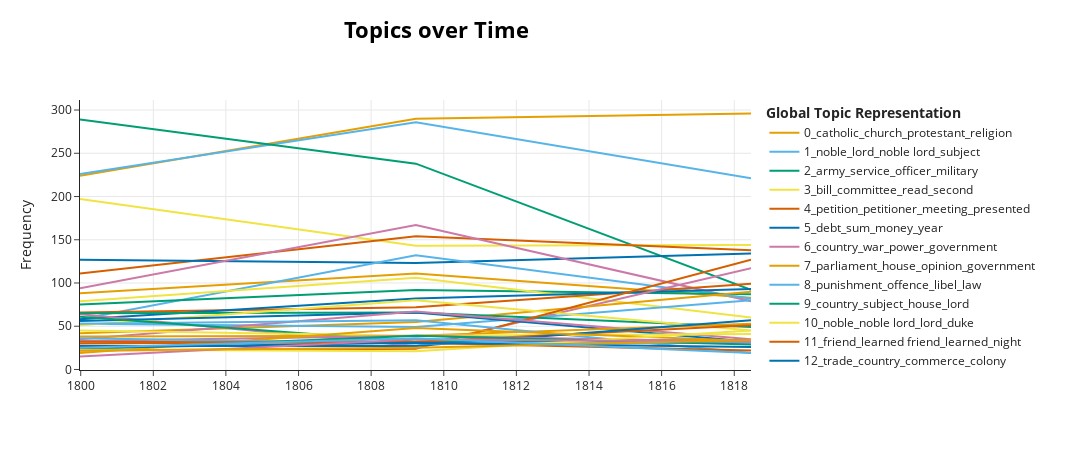

The notebook cell this image was saved under:
### Code cell
#model.visualize_topics_over_time(topics_over_time, top_n_topics=5)
model.visualize_topics_over_time(topics_over_time)
#model.visualize_topics_over_time(topics_over_time, topics=[1, 2])

### Figure 1 — Plotly figure (JSON) as saved in the notebook; plotly's stock layout.template omitted (floating-point values rounded to 4 significant figures)
{"data": [{"hoverinfo": "text", "hovertext": ["<b>Topic 0</b><br>Words: catholic, church, protestant, religion, oath", "<b>Topic 0</b><br>Words: catholic, religion, protestant, church, religious", "<b>Topic 0</b><br>Words: church, catholic, protestant, clergy, religion"], "marker": {"color": "#E69F00"}, "mode": "lines", "name": "0_catholic_church_protestant_religion", "x": ["1799-12-24T16:42:14.400000", "1809-03-26T01:50:46.153845", "1818-06-18T03:41:32.307692"], "y": [224, 290, 296], "type": "scatter"}, {"hoverinfo": "text", "hovertext": ["<b>Topic 1</b><br>Words: lord, house, noble, noble lord, subject", "<b>Topic 1</b><br>Words: noble, lord, noble lord, subject, person", "<b>Topic 1</b><br>Words: noble, lord, said, noble lord, say"], "marker": {"color": "#56B4E9"}, "mode": "lines", "name": "1_noble_lord_noble lord_subject", "x": ["1799-12-24T16:42:14.400000", "1809-03-26T01:50:46.153845", "1818-06-18T03:41:32.307692"], "y": [226, 286, 221], "type": "scatter"}, {"hoverinfo": "text", "hovertext": ["<b>Topic 2</b><br>Words: army, officer, service, militia, military", "<b>Topic 2</b><br>Words: army, service, officer, military, men", "<b>Topic 2</b><br>Words: army, officer, military, service, men"], "marker": {"color": "#009E73"}, "mode": "lines", "name": "2_army_service_officer_military", "x": ["1799-12-24T16:42:14.400000", "1809-03-26T01:50:46.153845", "1818-06-18T03:41:32.307692"], "y": [289, 238, 92], "type": "scatter"}, {"hoverinfo": "text", "hovertext": ["<b>Topic 3</b><br>Words: bill, committee, read, second, time", "<b>Topic 3</b><br>Words: bill, committee, second, read, time", "<b>Topic 3</b><br>Words: bill, committee, reading, second, second reading"], "marker": {"color": "#F0E442"}, "mode": "lines", "name": "3_bill_committee_read_second", "x": ["1799-12-24T16:42:14.400000", "1809-03-26T01:50:46.153845", "1818-06-18T03:41:32.307692"], "y": [197, 143, 144], "type": "scatter"}, {"hoverinfo": "text", "hovertext": ["<b>Topic 4</b><br>Words: petition, petitioner, house, presented, prayer", "<b>Topic 4</b><br>Words: petition, meeting, presented, petitioner, presented petition", "<b>Topic 4</b><br>Words: petition, petitioner, presented, meeting, presented petition"], "marker": {"color": "#D55E00"}, "mode": "lines", "name": "4_petition_petitioner_meeting_presented", "x": ["1799-12-24T16:42:14.400000", "1809-03-26T01:50:46.153845", "1818-06-18T03:41:32.307692"], "y": [111, 154, 138], "type": "scatter"}, {"hoverinfo": "text", "hovertext": ["<b>Topic 5</b><br>Words: debt, sum, tax, money, account", "<b>Topic 5</b><br>Words: sum, debt, expenditure, tax, account", "<b>Topic 5</b><br>Words: debt, money, year, note, sum"], "marker": {"color": "#0072B2"}, "mode": "lines", "name": "5_debt_sum_money_year", "x": ["1799-12-24T16:42:14.400000", "1809-03-26T01:50:46.153845", "1818-06-18T03:41:32.307692"], "y": [127, 123, 134], "type": "scatter"}, {"hoverinfo": "text", "hovertext": ["<b>Topic 6</b><br>Words: country, war, power, government, peace", "<b>Topic 6</b><br>Words: country, war, government, power, enemy", "<b>Topic 6</b><br>Words: country, war, power, government, foreign"], "marker": {"color": "#CC79A7"}, "mode": "lines", "name": "6_country_war_power_government", "x": ["1799-12-24T16:42:14.400000", "1809-03-26T01:50:46.153845", "1818-06-18T03:41:32.307692"], "y": [94, 167, 79], "type": "scatter"}, {"hoverinfo": "text", "hovertext": ["<b>Topic 7</b><br>Words: parliament, house, opinion, subject, act", "<b>Topic 7</b><br>Words: parliament, house, opinion, view, measure", "<b>Topic 7</b><br>Words: parliament, government, period, principle, power"], "marker": {"color": "#E69F00"}, "mode": "lines", "name": "7_parliament_house_opinion_government", "x": ["1799-12-24T16:42:14.400000", "1809-03-26T01:50:46.153845", "1818-06-18T03:41:32.307692"], "y": [88, 111, 83], "type": "scatter"}, {"hoverinfo": "text", "hovertext": ["<b>Topic 8</b><br>Words: punishment, libel, offence, law, crime", "<b>Topic 8</b><br>Words: punishment, libel, offence, law, crime", "<b>Topic 8</b><br>Words: punishment, offence, crime, law, person"], "marker": {"color": "#56B4E9"}, "mode": "lines", "name": "8_punishment_offence_libel_law", "x": ["1799-12-24T16:42:14.400000", "1809-03-26T01:50:46.153845", "1818-06-18T03:41:32.307692"], "y": [58, 132, 82], "type": "scatter"}, {"hoverinfo": "text", "hovertext": ["<b>Topic 9</b><br>Words: house, country, lord, noble, bill", "<b>Topic 9</b><br>Words: country, subject, noble, said, lord", "<b>Topic 9</b><br>Words: country, said, bill, question, lord"], "marker": {"color": "#009E73"}, "mode": "lines", "name": "9_country_subject_house_lord", "x": ["1799-12-24T16:42:14.400000", "1809-03-26T01:50:46.153845", "1818-06-18T03:41:32.307692"], "y": [75, 92, 87], "type": "scatter"}, {"hoverinfo": "text", "hovertext": ["<b>Topic 10</b><br>Words: noble, noble lord, lord, motion, noble viscount", "<b>Topic 10</b><br>Words: noble, noble lord, lord, earl, motion", "<b>Topic 10</b><br>Words: noble, noble lord, lord, duke, majesty"], "marker": {"color": "#F0E442"}, "mode": "lines", "name": "10_noble_noble lord_lord_duke", "x": ["1799-12-24T16:42:14.400000", "1809-03-26T01:50:46.153845", "1818-06-18T03:41:32.307692"], "y": [79, 106, 60], "type": "scatter"}, {"hoverinfo": "text", "hovertext": ["<b>Topic 11</b><br>Words: friend, learned friend, learned, noble learned, noble", "<b>Topic 11</b><br>Words: friend, learned friend, learned, friend sat, night", "<b>Topic 11</b><br>Words: friend, learned friend, learned, night, noble friend"], "marker": {"color": "#D55E00"}, "mode": "lines", "name": "11_friend_learned friend_learned_night", "x": ["1799-12-24T16:42:14.400000", "1809-03-26T01:50:46.153845", "1818-06-18T03:41:32.307692"], "y": [66, 72, 99], "type": "scatter"}, {"hoverinfo": "text", "hovertext": ["<b>Topic 12</b><br>Words: trade, commerce, country, import, foreign", "<b>Topic 12</b><br>Words: trade, country, commerce, colony, year", "<b>Topic 12</b><br>Words: trade, country, colony, commerce, state"], "marker": {"color": "#0072B2"}, "mode": "lines", "name": "12_trade_country_commerce_colony", "x": ["1799-12-24T16:42:14.400000", "1809-03-26T01:50:46.153845", "1818-06-18T03:41:32.307692"], "y": [58, 82, 93], "type": "scatter"}, {"hoverinfo": "text", "hovertext": ["<b>Topic 13</b><br>Words: witness, evidence, testimony, bar, called", "<b>Topic 13</b><br>Words: witness, testimony, evidence, police, lordship", "<b>Topic 13</b><br>Words: witness, evidence, testimony, lordship, counsel"], "marker": {"color": "#CC79A7"}, "mode": "lines", "name": "13_witness_evidence_testimony_lordship", "x": ["1799-12-24T16:42:14.400000", "1809-03-26T01:50:46.153845", "1818-06-18T03:41:32.307692"], "y": [64, 27, 117], "type": "scatter"}, {"hoverinfo": "text", "hovertext": ["<b>Topic 14</b><br>Words: lordship, inquiry, lord, evidence, noble", "<b>Topic 14</b><br>Words: lordship, inquiry, noble, earl, lord", "<b>Topic 14</b><br>Words: lordship, inquiry, lord, counsel, question"], "marker": {"color": "#E69F00"}, "mode": "lines", "name": "14_lordship_inquiry_lord_question", "x": ["1799-12-24T16:42:14.400000", "1809-03-26T01:50:46.153845", "1818-06-18T03:41:32.307692"], "y": [42, 55, 90], "type": "scatter"}, {"hoverinfo": "text", "hovertext": ["<b>Topic 15</b><br>Words: tax, irish, price, corn, duty", "<b>Topic 15</b><br>Words: grain, tax, price, irish, corn", "<b>Topic 15</b><br>Words: corn, price, tax, irish, duty"], "marker": {"color": "#56B4E9"}, "mode": "lines", "name": "15_corn_tax_price_irish", "x": ["1799-12-24T16:42:14.400000", "1809-03-26T01:50:46.153845", "1818-06-18T03:41:32.307692"], "y": [53, 49, 80], "type": "scatter"}, {"hoverinfo": "text", "hovertext": ["<b>Topic 16</b><br>Words: motion, measure, object, present, rose", "<b>Topic 16</b><br>Words: motion, measure, present motion, oppose motion, oppose", "<b>Topic 16</b><br>Words: motion, measure, oppose, negative, present motion"], "marker": {"color": "#009E73"}, "mode": "lines", "name": "16_motion_measure_present motion_present", "x": ["1799-12-24T16:42:14.400000", "1809-03-26T01:50:46.153845", "1818-06-18T03:41:32.307692"], "y": [65, 66, 49], "type": "scatter"}, {"hoverinfo": "text", "hovertext": ["<b>Topic 17</b><br>Words: baronet, baronet sir, baronet baronet, house, sir baronet", "<b>Topic 17</b><br>Words: baronet, baronet sir, gallon, sir, sugar wash", "<b>Topic 17</b><br>Words: baronet, address, passage, night session, marksman"], "marker": {"color": "#F0E442"}, "mode": "lines", "name": "17_baronet_baronet sir_sir_baronet baron...", "x": ["1799-12-24T16:42:14.400000", "1809-03-26T01:50:46.153845", "1818-06-18T03:41:32.307692"], "y": [51, 80, 45], "type": "scatter"}, {"hoverinfo": "text", "hovertext": ["<b>Topic 18</b><br>Words: royal, royal highness, highness, room, throne", "<b>Topic 18</b><br>Words: highness, royal highness, royal, room, attended public", "<b>Topic 18</b><br>Words: royal highness, room, highness, royal, slept"], "marker": {"color": "#D55E00"}, "mode": "lines", "name": "18_royal highness_highness_room_royal", "x": ["1799-12-24T16:42:14.400000", "1809-03-26T01:50:46.153845", "1818-06-18T03:41:32.307692"], "y": [22, 24, 127], "type": "scatter"}, {"hoverinfo": "text", "hovertext": ["<b>Topic 19</b><br>Words: danger, country, present, safety, security", "<b>Topic 19</b><br>Words: danger, security, dangerous, safe, country", "<b>Topic 19</b><br>Words: danger, insurance, country, fact daily, general apprehension"], "marker": {"color": "#0072B2"}, "mode": "lines", "name": "19_danger_country_security_dangerous", "x": ["1799-12-24T16:42:14.400000", "1809-03-26T01:50:46.153845", "1818-06-18T03:41:32.307692"], "y": [56, 66, 32], "type": "scatter"}, {"hoverinfo": "text", "hovertext": ["<b>Topic 20</b><br>Words: timber, amount, million, great work, amounted", "<b>Topic 20</b><br>Words: million, amount, amounted, including, item", "<b>Topic 20</b><br>Words: beer, trade gone, amount, trade, million"], "marker": {"color": "#CC79A7"}, "mode": "lines", "name": "20_amount_million_amounted_beer", "x": ["1799-12-24T16:42:14.400000", "1809-03-26T01:50:46.153845", "1818-06-18T03:41:32.307692"], "y": [35, 67, 35], "type": "scatter"}, {"hoverinfo": "text", "hovertext": ["<b>Topic 21</b><br>Words: thought, withdraw, duty, withdraw motion, motion", "<b>Topic 21</b><br>Words: thought, motion, duty, withdraw, withdraw motion", "<b>Topic 21</b><br>Words: thought, duty, motion, motion withdrawn, withdraw"], "marker": {"color": "#E69F00"}, "mode": "lines", "name": "21_thought_duty_withdraw_motion", "x": ["1799-12-24T16:42:14.400000", "1809-03-26T01:50:46.153845", "1818-06-18T03:41:32.307692"], "y": [38, 39, 53], "type": "scatter"}, {"hoverinfo": "text", "hovertext": ["<b>Topic 22</b><br>Words: ship, fleet, coast, supply, seaman", "<b>Topic 22</b><br>Words: ship, vessel, crew, seaman, naval", "<b>Topic 22</b><br>Words: ship, vessel, seaman, navy, sailor"], "marker": {"color": "#56B4E9"}, "mode": "lines", "name": "22_ship_vessel_fleet_seaman", "x": ["1799-12-24T16:42:14.400000", "1809-03-26T01:50:46.153845", "1818-06-18T03:41:32.307692"], "y": [53, 57, 19], "type": "scatter"}, {"hoverinfo": "text", "hovertext": ["<b>Topic 23</b><br>Words: evidence, principle, proof, answer, appearance", "<b>Topic 23</b><br>Words: principle, evidence, clause, capable object, assertion", "<b>Topic 23</b><br>Words: evidence, principle, kill property, kill, property"], "marker": {"color": "#009E73"}, "mode": "lines", "name": "23_evidence_principle_proof_however", "x": ["1799-12-24T16:42:14.400000", "1809-03-26T01:50:46.153845", "1818-06-18T03:41:32.307692"], "y": [61, 32, 34], "type": "scatter"}, {"hoverinfo": "text", "hovertext": ["<b>Topic 24</b><br>Words: house, majesty, wish, wished, paring", "<b>Topic 24</b><br>Words: wished, wish, wished ask, hoped, bridge", "<b>Topic 24</b><br>Words: majesty, commanded, table, wished, board"], "marker": {"color": "#F0E442"}, "mode": "lines", "name": "24_wished_majesty_wish_house", "x": ["1799-12-24T16:42:14.400000", "1809-03-26T01:50:46.153845", "1818-06-18T03:41:32.307692"], "y": [45, 39, 41], "type": "scatter"}, {"hoverinfo": "text", "hovertext": ["<b>Topic 25</b><br>Words: case, judge, proceeding, jury, lordship", "<b>Topic 25</b><br>Words: case, judge, proceeding, opinion, justice", "<b>Topic 25</b><br>Words: case, proceeding, lordship, judge, justice"], "marker": {"color": "#D55E00"}, "mode": "lines", "name": "25_case_judge_proceeding_lordship", "x": ["1799-12-24T16:42:14.400000", "1809-03-26T01:50:46.153845", "1818-06-18T03:41:32.307692"], "y": [30, 32, 51], "type": "scatter"}, {"hoverinfo": "text", "hovertext": ["<b>Topic 26</b><br>Words: member, member member, dissent, place, learned", "<b>Topic 26</b><br>Words: member, member member, member side, side, majority member", "<b>Topic 26</b><br>Words: member, member member, mystery, mystery hung, learned"], "marker": {"color": "#0072B2"}, "mode": "lines", "name": "26_member_member member_learned_dissent", "x": ["1799-12-24T16:42:14.400000", "1809-03-26T01:50:46.153845", "1818-06-18T03:41:32.307692"], "y": [27, 27, 57], "type": "scatter"}, {"hoverinfo": "text", "hovertext": ["<b>Topic 27</b><br>Words: fraud, friend, person, knew, influence", "<b>Topic 27</b><br>Words: fraud, learned, law, offender, friend", "<b>Topic 27</b><br>Words: law, fraud, friend, learned, individual"], "marker": {"color": "#CC79A7"}, "mode": "lines", "name": "27_fraud_law_friend_learned", "x": ["1799-12-24T16:42:14.400000", "1809-03-26T01:50:46.153845", "1818-06-18T03:41:32.307692"], "y": [33, 39, 32], "type": "scatter"}, {"hoverinfo": "text", "hovertext": ["<b>Topic 28</b><br>Words: year, present year, loan, estimate, last year", "<b>Topic 28</b><br>Words: year, estimate, last year, year year, average", "<b>Topic 28</b><br>Words: year, estimate, last year, metallic currency, loan"], "marker": {"color": "#E69F00"}, "mode": "lines", "name": "28_year_estimate_last year_loan", "x": ["1799-12-24T16:42:14.400000", "1809-03-26T01:50:46.153845", "1818-06-18T03:41:32.307692"], "y": [19, 48, 33], "type": "scatter"}, {"hoverinfo": "text", "hovertext": ["<b>Topic 29</b><br>Words: charge, said, clerk, charge taken, said said", "<b>Topic 29</b><br>Words: charge, said, barrack, proof, clerk", "<b>Topic 29</b><br>Words: charge, clerk, said, principal clerk, said said"], "marker": {"color": "#56B4E9"}, "mode": "lines", "name": "29_charge_said_clerk_forward", "x": ["1799-12-24T16:42:14.400000", "1809-03-26T01:50:46.153845", "1818-06-18T03:41:32.307692"], "y": [36, 30, 31], "type": "scatter"}, {"hoverinfo": "text", "hovertext": ["<b>Topic 30</b><br>Words: objection, objection objection, irish militia, proposing, objected", "<b>Topic 30</b><br>Words: objection, insist, barrack, objection urged, erection barrack", "<b>Topic 30</b><br>Words: objection, question, reference, true reference, objected"], "marker": {"color": "#009E73"}, "mode": "lines", "name": "30_objection_objected_objection objectio...", "x": ["1799-12-24T16:42:14.400000", "1809-03-26T01:50:46.153845", "1818-06-18T03:41:32.307692"], "y": [23, 39, 29], "type": "scatter"}, {"hoverinfo": "text", "hovertext": ["<b>Topic 31</b><br>Words: circulation, paper, note, exchange, gold", "<b>Topic 31</b><br>Words: currency, circulation, paper, paper currency, depreciation", "<b>Topic 31</b><br>Words: circulation, note, currency, paper, gold"], "marker": {"color": "#F0E442"}, "mode": "lines", "name": "31_circulation_currency_note_paper", "x": ["1799-12-24T16:42:14.400000", "1809-03-26T01:50:46.153845", "1818-06-18T03:41:32.307692"], "y": [23, 21, 45], "type": "scatter"}, {"hoverinfo": "text", "hovertext": ["<b>Topic 32</b><br>Words: virtue, indignation, majesty, honour, buonapart", "<b>Topic 32</b><br>Words: honourable, virtue, man, subject, country", "<b>Topic 32</b><br>Words: nation, man, honourable, felt look, crusade"], "marker": {"color": "#D55E00"}, "mode": "lines", "name": "32_virtue_honourable_nation_country", "x": ["1799-12-24T16:42:14.400000", "1809-03-26T01:50:46.153845", "1818-06-18T03:41:32.307692"], "y": [32, 31, 22], "type": "scatter"}, {"hoverinfo": "text", "hovertext": ["<b>Topic 33</b><br>Words: remedy, heart, dominion, harden heart, harden", "<b>Topic 33</b><br>Words: remedy, distress, saw, indeed lesson, nature", "<b>Topic 33</b><br>Words: remedy, heart, distress, placard, limb"], "marker": {"color": "#0072B2"}, "mode": "lines", "name": "33_remedy_heart_distress_suffering", "x": ["1799-12-24T16:42:14.400000", "1809-03-26T01:50:46.153845", "1818-06-18T03:41:32.307692"], "y": [25, 31, 26], "type": "scatter"}, {"hoverinfo": "text", "hovertext": ["<b>Topic 34</b><br>Words: earl, noble earl, noble, signature, treaty", "<b>Topic 34</b><br>Words: earl, noble earl, noble, inoculated, marquis", "<b>Topic 34</b><br>Words: earl, noble earl, noble, earl opposite, earl stated"], "marker": {"color": "#CC79A7"}, "mode": "lines", "name": "34_earl_noble earl_noble_earl opposite", "x": ["1799-12-24T16:42:14.400000", "1809-03-26T01:50:46.153845", "1818-06-18T03:41:32.307692"], "y": [15, 35, 32], "type": "scatter"}, {"hoverinfo": "text", "hovertext": ["<b>Topic 35</b><br>Words: fund, consolidated fund, consolidated, return, fearful", "<b>Topic 35</b><br>Words: fund, consolidated fund, consolidated, dead fund, time", "<b>Topic 35</b><br>Words: fund, time, went, consolidated fund, consolidated"], "marker": {"color": "#E69F00"}, "mode": "lines", "name": "35_fund_consolidated fund_consolidated_t...", "x": ["1799-12-24T16:42:14.400000", "1809-03-26T01:50:46.153845", "1818-06-18T03:41:32.307692"], "y": [22, 25, 34], "type": "scatter"}, {"hoverinfo": "text", "hovertext": ["<b>Topic 36</b><br>Words: amendment, moved, discussion, st, st st", "<b>Topic 36</b><br>Words: amendment, moved, discussion, support amendment, st", "<b>Topic 36</b><br>Words: amendment, support amendment, amendment law, moved, discussion"], "marker": {"color": "#56B4E9"}, "mode": "lines", "name": "36_amendment_moved_discussion_support am...", "x": ["1799-12-24T16:42:14.400000", "1809-03-26T01:50:46.153845", "1818-06-18T03:41:32.307692"], "y": [25, 36, 19], "type": "scatter"}], "layout": {"xaxis": {"showgrid": true}, "yaxis": {"showgrid": true, "title": {"text": "Frequency"}}, "title": {"font": {"size": 22, "color": "Black"}, "text": "<b>Topics over Time</b>", "y": 0.95, "x": 0.4, "xanchor": "center", "yanchor": "top"}, "hoverlabel": {"font": {"size": 16, "family": "Rockwell"}, "bgcolor": "white"}, "width": 1250, "height": 450, "legend": {"title": {"text": "<b>Global Topic Representation"}}}}
